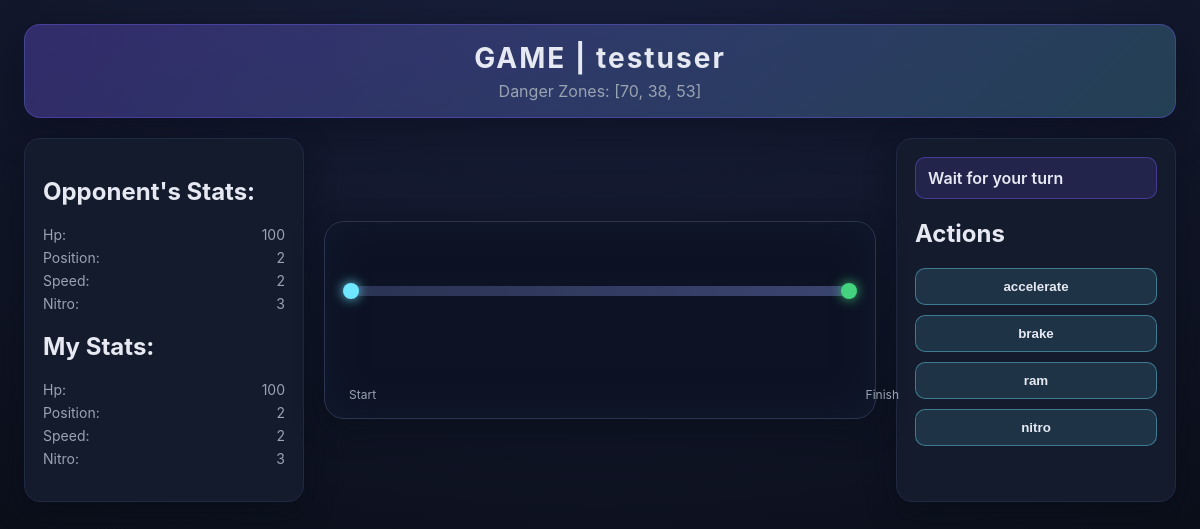
The page /game/6/ (signed in) on the database its author committed.
### game/models.py (models this page shows, shortened)
class Player(models.Model):
    user = models.ForeignKey(settings.AUTH_USER_MODEL, on_delete=models.CASCADE)
    game = models.ForeignKey(Game, related_name='players', on_delete=models.CASCADE)
    position = models.IntegerField(default=0)  # in meters
    speed = models.IntegerField(default=1)  # in meters per turn
    nitro = models.IntegerField(default=3)  # number of nitro boosts available
    hp = models.IntegerField(default=100)  # health points
    is_online = models.BooleanField(default=False)
    last_seen = models.DateTimeField(null=True, blank=True)
    disconnected_at = models.DateTimeField(null=True, blank=True)

class Game(models.Model):
    STATUS_CHOICES = [
        ('waiting', 'Waiting'),
        ('active', 'Active'),
        ('finished', 'Finished'),
    ]
    MAX_PLAYERS = 2
    TURN_TIMEOUT_SECONDS = 20
    status = models.CharField(max_length=10, choices=STATUS_CHOICES, default='waiting')
    track_length = models.PositiveIntegerField(default=100)  # in meters
    turn_number = models.PositiveIntegerField(default=1)
    created_at = models.DateTimeField(auto_now_add=True)
    current_turn = models.ForeignKey('Player', null=True, blank=True, on_delete=models.SET_NULL, related_name='current_turn_games')
    danger_fields = models.JSONField(default=generate_danger_fields)
    winner = models.ForeignKey('Player', null=True, blank=True, on_delete=models.SET_NULL, related_name='won_games')   #null=true means null values are allowed, blank=true means admin can leave field blank
    turn_deadline = models.DateTimeField(null=True, blank=True)

### game/views.py (the view)
# urls.py: path('game/<int:game_id>/', game_view, name='game_view'),
@login_required
def game_view(request, game_id):
    game = get_object_or_404(Game, id=game_id)
    player = get_object_or_404(Player, user=request.user, game=game)
    context = {"game": game, "player": player}
    return render(request, "game/game.html", context)

### game/templates/game/game.html (shortened to what this page needs)
{% extends "game/base.html" %}
{% block content %}
<div class="game-layout">
    <header class="game-header">
        <h1>GAME | {{player.user}}</h1>
        <p class="danger-zones">Danger Zones: {{game.danger_fields}}</p>
    </header>
    <aside class="panel left-panel">
        {% for p in game.players.all %}
            <h2>{% if p.id == player.id %}My Stats:{% else %}Opponent's Stats:{% endif %}</h2>
            <ul class="player-stats" data-player-id="{{ p.id }}">
                <li>Hp: <span class="hp">{{p.hp}}</span></li>
                <li>Position: <span class="position">{{p.position}}</span></li>
                <li>Speed: <span class="speed">{{p.speed}}</span></li>
                <li>Nitro: <span class="nitro">{{p.nitro}}</span></li>
            </ul>
        {% endfor %}
    </aside>
    <main class="track-panel">
        <div class="track">
            <div class="track-line"></div>
            <div class="track-markers" id="track-markers"></div>
            <div class="track-labels">
                <span>Start</span>
                <span>Finish</span>
            </div>
        </div>
    </main>
    <aside class="panel right-panel">
        <div id="turn-status">{% if game.current_turn.id == player.id %}It's your Turn{% else %}Wait for your turn{% endif %}</div>
        <h2>Actions</h2>
        <ul class="action-list">
            <li><button type="submit" name="accelerate" class="action">accelerate</button></li>
            <li><button type="submit" name="brake" class="action">brake</button></li>
            <li><button type="submit" name="ram" class="action">ram</button></li>
            <li><button type="submit" name="nitro" class="action">nitro</button></li>
        </ul>
    </aside>
</div>
{% endblock %}

### game/static/game/game.css (style rules this page uses)
* { box-sizing: border-box; }
:root { --bg: #0b0f1a; --panel: #141b2d; --panel-border: #1f2942; --text: #e6e9f2; --muted: #9aa3b2; --accent: #6ee7ff; --accent-2: #7c5cff; --success: #44d37f; --danger: #ff6b6b; }
body { margin: 0; font-family: "Inter", "Segoe UI", system-ui, sans-serif; background: radial-gradient(1200px 800px at 50% -20%, #1a2140, var(--bg)); color: var(--text); min-height: 100vh; }
.game-layout { display: grid; grid-template-columns: minmax(220px, 280px) minmax(320px, 1fr) minmax(220px, 280px); grid-template-rows: auto 1fr; grid-template-areas: "header header header" "left track right"; gap: 20px; padding: 24px; }
.game-header { grid-area: header; text-align: center; padding: 16px 12px; border-radius: 16px; background: linear-gradient(135deg, rgba(124, 92, 255, 0.3), rgba(110, 231, 255, 0.2)); border: 1px solid rgba(124, 92, 255, 0.35); box-shadow: 0 12px 40px rgba(5, 8, 20, 0.4); }
.game-header h1 { margin: 0; letter-spacing: 2px; font-size: 28px; }
.danger-zones { margin: 6px 0 0; color: var(--muted); }
.panel { background: var(--panel); border: 1px solid var(--panel-border); border-radius: 16px; padding: 18px; box-shadow: 0 10px 30px rgba(6, 10, 20, 0.4); }
.left-panel { grid-area: left; }
.right-panel { grid-area: right; }
.player-stats { list-style: none; margin: 8px 0 16px; padding: 0; display: grid; gap: 6px; color: var(--muted); }
.player-stats li { display: flex; justify-content: space-between; font-size: 14px; }
.track-panel { grid-area: track; display: flex; align-items: center; justify-content: center; }
.track { width: 100%; max-width: 700px; background: #0d1324; border: 1px solid #2b3551; border-radius: 20px; padding: 24px 24px 48px; position: relative; min-height: 180px; box-shadow: inset 0 0 40px rgba(20, 28, 50, 0.8), 0 10px 30px rgba(6, 10, 20, 0.4); }
.track-line { height: 10px; width: 100%; background: linear-gradient(90deg, #2a3352, #3a4470); border-radius: 999px; position: relative; margin-top: 40px; }
.track-line::before, .track-line::after { content: ""; position: absolute; top: 50%; width: 16px; height: 16px; background: var(--accent); border-radius: 50%; transform: translateY(-50%); }
.track-line::before { left: -6px; box-shadow: 0 0 12px rgba(110, 231, 255, 0.9); }
.track-line::after { right: -6px; background: var(--success); box-shadow: 0 0 12px rgba(68, 211, 127, 0.9); }
.track-markers { position: relative; height: 80px; margin-top: -6px; }
.track-labels { position: absolute; width: 100%; bottom: 16px; display: flex; justify-content: space-between; color: var(--muted); font-size: 12px; }
#turn-status { font-weight: 600; padding: 10px 12px; border-radius: 10px; background: rgba(124, 92, 255, 0.15); border: 1px solid rgba(124, 92, 255, 0.4); margin-bottom: 14px; }
.action-list { list-style: none; padding: 0; margin: 0; display: grid; gap: 10px; }
.action { width: 100%; padding: 10px 12px; border-radius: 10px; border: 1px solid rgba(110, 231, 255, 0.4); background: rgba(110, 231, 255, 0.12); color: var(--text); font-weight: 600; cursor: pointer; transition: transform 0.15s ease, box-shadow 0.15s ease, opacity 0.15s ease; }

### rows shown on the page
Player: user "testuser", shows "My Stats:", hp "100", position "2", speed "2", nitro "3"
Game: danger_fields "[70, 38, 53]"
Player: shows "Opponent's Stats:", hp "100", position "2", speed "2", nitro "3"
